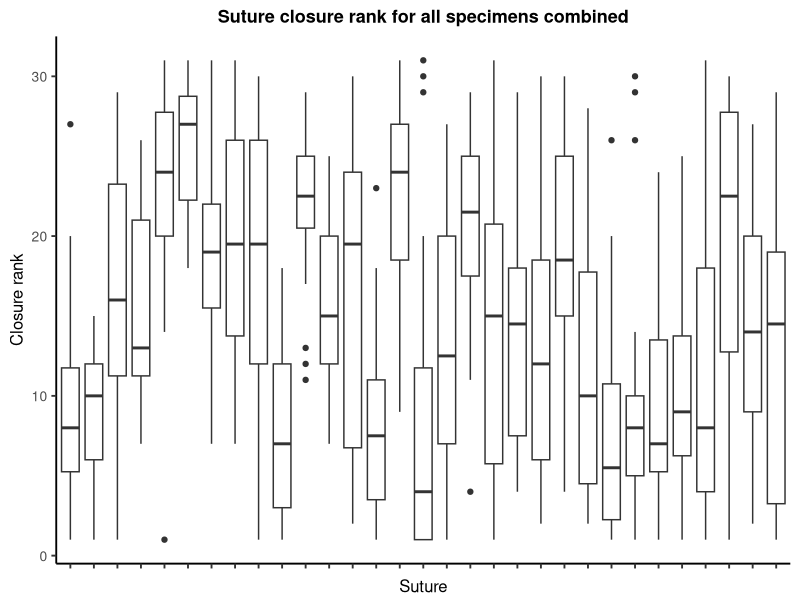
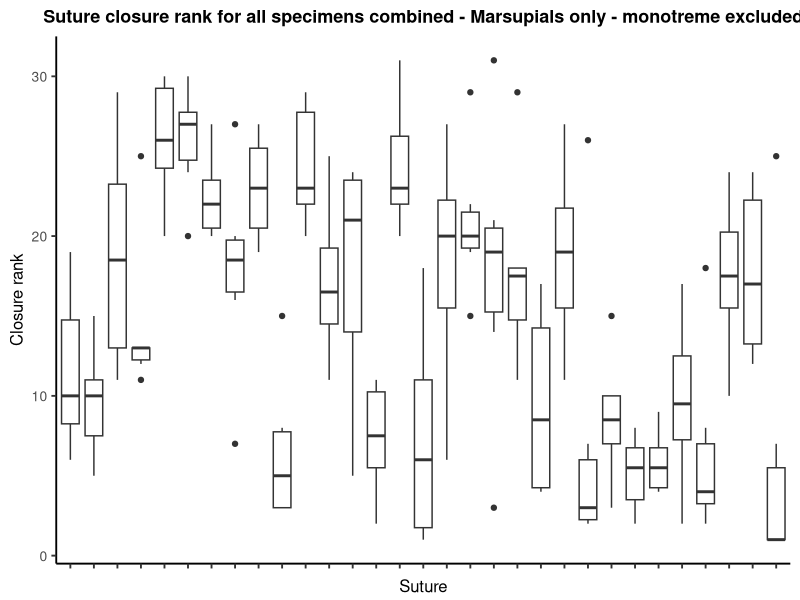
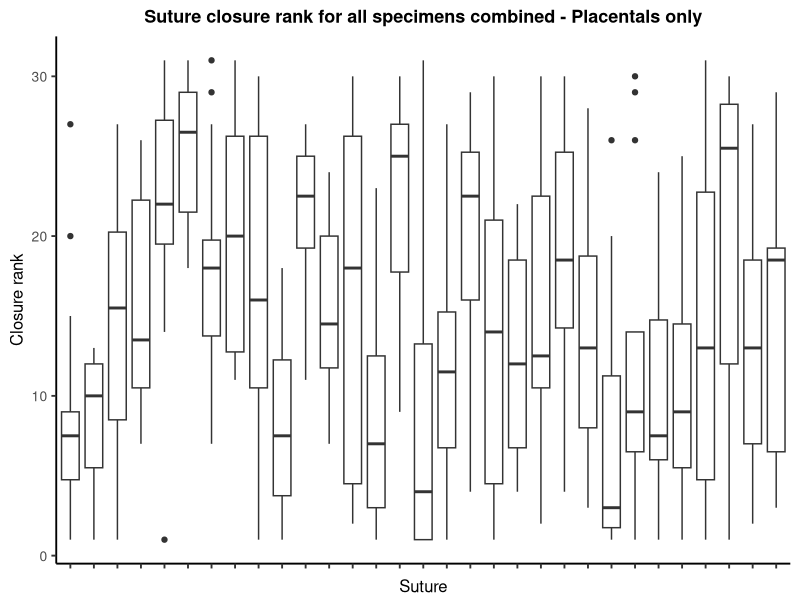
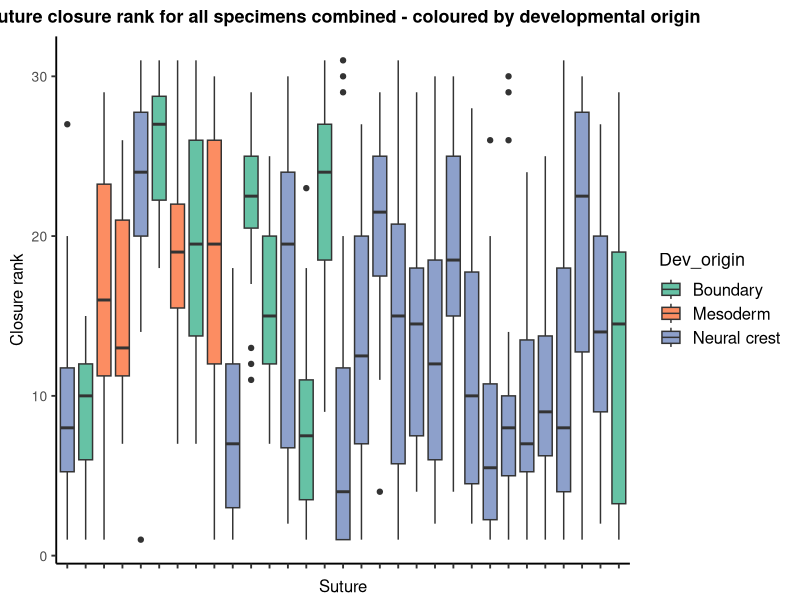

Reproduce these figures in R, in order.
# Title: Rank order analysis

# Name: Heather White

# Date created: 02/12/21

# Last modified: 25/10/22

# License: MIT license


# Rank order analysis - between species and compared with the Krogman order (Krogman, 1930)

#######################################################################################################

rm(list = ls())

library(tidyverse)
library(RColorBrewer)
library(ggplot2)
library(ggpubr)
library(ape)
library(nlme)
library(ggrepel)
library(broom)


#########################################################################################################

# STEP 1: Load and format the data


# Order the sutures based on the percentage of fusion (suture closure scores) calculated (as described in manuscript)
# Suture closure scores calculated in "suture_closure_scores.R" script
# Load this rank order data
rank <- read.csv("Data/rank_order_sutures.csv")

# Load the adult specimen info
adults_data <- read.csv("Data/suture_closure_status_adults.csv")

# Reorder and rename headings so they match the species names
rownames(rank) <- rank$X
rank <- rank %>% select(2:23)
colnames(rank) <- adults_data$Species


#########################################################################################################

# STEP 2: Species pairwise comparison in rank order closure - Kendall's tau


# Iteratively create two species pairs and pairwise Kendalls test on rank order of suture closure and save output data from comparison
PairwiseComparisons=list()
i=1
n=2
for (i in 1:22){ 
  for (h in n:22){ 
    if (i==length(adults_data$Species)){
      break
    }else
      SpeciesA <- adults_data$Species[i]
    SpeciesB <- adults_data$Species[h]
    toMatch <- c(SpeciesA, SpeciesB)
    filename <- paste(SpeciesA, SpeciesB, sep=" vs. ")
    cor_pairwise <-cor.test(rank[[SpeciesA]], rank[[SpeciesB]], method = "kendall", conf.level = .95)
    PairwiseComparisons[[filename]]<-cor_pairwise
  }
  n=n+1
}

# Create matrix and fill with values from pairwise comparisons
Pvalues = matrix (nrow = length(names(PairwiseComparisons)), 
                  ncol = length(c(paste("Kendall", names(PairwiseComparisons[[i]]$p.value[1]), sep = "_"), names(PairwiseComparisons[[i]]$estimate[1]))),
                  dimnames = list(c(names(PairwiseComparisons)), c(paste("Kendall", names(PairwiseComparisons[[i]]$p.value[2]), sep = "_"), names(PairwiseComparisons[[i]]$estimate[1])))
)

# Fills the matrix with all pairwise comparisons from PairwiseComparisons object using $aov.table
for (i in 1:length(names(PairwiseComparisons))){
  Pvalues[i,] <- rbind(as.numeric(paste(c(PairwiseComparisons[[i]]$p.value[1], PairwiseComparisons[[i]]$estimate[1]))))
}

# Save if necessary
#write.csv(Pvalues, "Pairwise_comparison_results_rank_order_suture_closure.csv")

########

# Perform Bonferroni correction to account for pairwise comparisons
# Create the empty matrix
CorrectedPvalues <- matrix(nrow = length(names(PairwiseComparisons)),
                           ncol = length(c("corrected Kendall p.value")),
                           dimnames = list(c(names(PairwiseComparisons)), c("corrected_Kendall_p.value"))
)

# Fill the matrix with the corrected p-values
CorrectedPvalues[,1] <- p.adjust(Pvalues[,1], method = "bonferroni", n = length(PairwiseComparisons))

# Save if necessary
#write.csv(CorrectedPvalues, "Pairwise_comparisons_corrected_pvalues_rank_order_suture_closure.csv")


#########################################################################################################

# STEP 3: Compare each species' pattern of fusion with the Krogman pattern - Kendall's tau


# Load the data
# Adults only
# SCS calculated by combining all sutures for each Krogman for an individual species
# Rank order is then calculated from this - see STEP 9 in "suture_closure_scores.R" script
rank_krog_adults <- read.csv("Data/rank_order_adults_Krogman_region.csv")

# Reorder and rename headings so they match the species names
krog_names <- c("Vault", 'Cranial base', "Circum-meatal", "Palate", "Facial", "Cranio-facial")
rank_krog_adults <- rank_krog_adults %>% select(2:24)
rownames(rank_krog_adults) <- krog_names

# Make sure species order is set the same as the data
species_adults <- c("Bettongia penicillata", "Bradypus tridactylus", "Sapajus apella",            
                    "Cyclopes didactylus", "Dasyprocta leporina", "Dasypus novemcinctus",
                    "Epomops franqueti", "Felis catus", "Macroscelides proboscideus",
                    "Phataginus tricuspis", "Microcebus murinus", "Monodelphis domestica",
                    "Mus musculus", "Ornithorhynchus anatinus", "Phacochoerus aethiopicus", 
                    "Phascolarctos cincereus", "Rattus rattus", "Setifer setosus",       
                    "Setonix brachyurus", "Sminthopsis macroura", "Talpa europaea",          
                    "Trichosaurus vulpecula", "Krogman pattern")
colnames(rank_krog_adults) <- species_adults
species_adults <- as.data.frame(species_adults)

# Iteratively create two species pattern with Krogman pattern using Kendalls test
PairwiseComparisons_krog_adults=list()
i=1
n=2
for (i in 1:23){ 
  for (h in n:23){ 
    if (i==length(species_adults$species_adults)){
      break
    }else
      SpeciesA <- species_adults$species_adults[i]
    SpeciesB <- species_adults$species_adults[h]
    toMatch <- c(SpeciesA, SpeciesB)
    filename <- paste(SpeciesA, SpeciesB, sep=" vs. ")
    cor_pairwise <-cor.test(rank_krog_adults[[SpeciesA]], rank_krog_adults[[SpeciesB]], method = "kendall", exact = F)
    PairwiseComparisons_krog_adults[[filename]]<-cor_pairwise
  }
  n=n+1
}

# Create matrix and fill with values from pairwise comparisons
# Fills the matrix with all pairwise comparisons from PairwiseComparisons object using $aov.table
Pvalues_krog_adults = matrix (nrow = length(names(PairwiseComparisons_krog_adults)), 
                              ncol = length(c(paste("Kendall", names(PairwiseComparisons_krog_adults[[i]]$p.value[1]), sep = "_"), names(PairwiseComparisons_krog_adults[[i]]$estimate[1]))),
                              dimnames = list(c(names(PairwiseComparisons_krog_adults)), c(paste("Kendall", names(PairwiseComparisons_krog_adults[[i]]$p.value[2]), sep = "_"), names(PairwiseComparisons_krog_adults[[i]]$estimate[1])))
)

for (i in 1:length(names(PairwiseComparisons_krog_adults))){
  Pvalues_krog_adults[i,] <- rbind(as.numeric(paste(c(PairwiseComparisons_krog_adults[[i]]$p.value[1], PairwiseComparisons_krog_adults[[i]]$estimate[1]))))
}

# No Bonferroni correction done here, as only individual species and Krogman pattern data is used
# Not iterative pairwise comparisons


#########################################################################################################

# STEP 4: Average rank order closure vs Krogman pattern - Kendall's tau


# Load the data
# Average across sutures in each Krogman region (adult specimens only) 
# Then averaged across all species, to calculate average closure and average rank order
average_adults <- read.csv("Data/average_adult_score_Krogman_rank.csv")
# Same as above but seperated for marsupials and placentals
marsupial_placental_pattern <- read.csv("Data/average_total_suture_closure_adults_marsupials_vs_placentals_Krogman.csv")


# Average total suture closure score for each Krogman region calculated across the adult only species
# This average score is ranked from 1-6 for the Krogman pattern 
# and compared using Kendall's tau to the Krogman pattern
average_adult_vs_Krogman_rank <-cor.test(average_adults$Adult_rank, average_adults$Krogman.rank, 
                                         method = "kendall", exact = F)
average_adult_vs_Krogman_rank


# Average total suture closure score is calculated across the adult only species for each Krogman region
# Divided into the marsupials as one group and the placentals as another
# This average score is ranked from 1-6 for the Krogman pattern 
# and compared using Kendall's tau to the Krogman pattern
# For both marsupials and placentals seperately
marsupial_adult_vs_Krogman_rank <- cor.test(marsupial_placental_pattern$Marsupials_adults_order, marsupial_placental_pattern$Krogman_order, method = "kendall", exact = F)
marsupial_adult_vs_Krogman_rank
placental_adult_vs_Krogman_rank <- cor.test(marsupial_placental_pattern$Placentals_adults_order, marsupial_placental_pattern$Krogman_order, method = "kendall", exact = F)
placental_adult_vs_Krogman_rank

# A significant p-value (p < 0.05) indicates a significant correlation with the Krogman pattern


#########################################################################################################

# STEP 5: Plot the order of suture fusion across all 31 sutures


# Load the data - order of suture fusion
# A .csv containing the order of fusion for each suture and for each species - with all specimens combined for each species
# Data below is reformatted from the data loaded in STEP 1
rank_box <- read.csv("Data/rank_order_sutures_boxplot.csv")

# Create a variable containing the suture names
suture_names <- rank$X

# Divide out the marsupials and placentals to make seperate box plots for each
marsupials_rank <- rank_box %>%
  filter(Species %in% c('Bettongia penicillata', 'Monodelphis domestica',
                        'Phascolarctos cincereus', 'Setonix brachyurus', 'Sminthopsis macroura', 
                        'Trichosaurus vulpecula'))
placentals_rank <- rank_box[!(rank_box$Species %in% marsupials_rank$Species),]

# Plot the box plot - ALL
# Suture name on x axis and closure rank (1-31) on the y-axis
# All specimens here
suture_rank_box <- ggplot(rank_box, aes(x=Suture_number, y=closure_rank))+ 
  geom_boxplot()+
  theme_classic(base_size = 14)+ 
  xlab("Suture")+ 
  ylab("Closure rank")+
  scale_x_discrete(labels = suture_names)+
  ggtitle("Suture closure rank for all specimens combined")+
  theme(plot.title = element_text(face = "bold", hjust = 0.5, size = 13), 
        axis.text.x =  element_text(angle = 90, size = 10, vjust = 0, hjust = 1), axis.text.y = element_text(size = 10),
        axis.title.x = element_text(vjust = -0.5, size = 12),  axis.title.y = element_text(hjust = 0.5, size = 12),
        legend.text = element_text(size = 12), legend.title = element_text(size = 13))
suture_rank_box

# Plot the box plot - MARSUPIALS
# Suture name on x axis and closure rank (1-31) on the y-axis
# Marsupials specimens only
suture_rank_box_marsupials <- ggplot(marsupials_rank, aes(x=Suture_number, y=closure_rank))+ 
  geom_boxplot()+
  theme_classic(base_size = 14)+ 
  xlab("Suture")+ 
  ylab("Closure rank")+
  scale_x_discrete(labels = suture_names)+
  ggtitle("Suture closure rank for all specimens combined - Marsupials only - monotreme excluded")+
  theme(plot.title = element_text(face = "bold", hjust = 0.5, size = 13), 
        axis.text.x =  element_text(angle = 90, size = 10, vjust = 0, hjust = 1), axis.text.y = element_text(size = 10),
        axis.title.x = element_text(vjust = -0.5, size = 12),  axis.title.y = element_text(hjust = 0.5, size = 12),
        legend.text = element_text(size = 12), legend.title = element_text(size = 13))
suture_rank_box_marsupials

# Plot the box plot - PLACENTALS
# Suture name on x axis and closure rank (1-31) on the y-axis
# Marsupials specimens only
suture_rank_box_placentals <- ggplot(placentals_rank, aes(x=Suture_number, y=closure_rank))+ 
  geom_boxplot()+
  theme_classic(base_size = 14)+ 
  xlab("Suture")+ 
  ylab("Closure rank")+
  scale_x_discrete(labels = suture_names)+
  ggtitle("Suture closure rank for all specimens combined - Placentals only")+
  theme(plot.title = element_text(face = "bold", hjust = 0.5, size = 13), 
        axis.text.x =  element_text(angle = 90, size = 10, vjust = 0, hjust = 1), axis.text.y = element_text(size = 10),
        axis.title.x = element_text(vjust = -0.5, size = 12),  axis.title.y = element_text(hjust = 0.5, size = 12),
        legend.text = element_text(size = 12), legend.title = element_text(size = 13))
suture_rank_box_placentals


#########################################################################################################

# STEP 6: Correlation between developmental origin and suture fusion


# Developmental origin = mesoderm, neural crest, boundary

# Plot box plot - coloured by developmental origin
# Suture name on x axis and closure rank (1-31) on the y-axis
# All specimens plotted here
suture_rank_box_dev <- ggplot(rank_box, aes(x=Suture_number, y=closure_rank, fill = Dev_origin))+ 
  geom_boxplot()+
  theme_classic(base_size = 14)+ 
  xlab("Suture")+ 
  ylab("Closure rank")+
  scale_x_discrete(labels = suture_names)+
  scale_fill_brewer(palette = "Set2")+
  ggtitle("Suture closure rank for all specimens combined - coloured by developmental origin")+
  theme(plot.title = element_text(face = "bold", hjust = 0.5, size = 13), 
        axis.text.x =  element_text(angle = 90, size = 10, vjust = 0, hjust = 1), axis.text.y = element_text(size = 10),
        axis.title.x = element_text(vjust = -0.5, size = 12),  axis.title.y = element_text(hjust = 0.5, size = 12),
        legend.text = element_text(size = 12), legend.title = element_text(size = 13))
suture_rank_box_dev

# Suture closure scores as calculated from "suture_closure_scores.R" code
all_suture_closure <- read.csv("Data/suture_closure_scores_all_specimens_dev_origin.csv")
adult_suture_closure <- read.csv("Data/suture_closure_scores_adults_dev_origin.csv")

# Correlation between closure score (%) and dev origin - all specimens combined
cor_dev_all <- lm(SCS ~ Dev_origin, data = all_suture_closure)
anova(cor_dev_all)

# Correlation between closure score (%) and dev origin - all adults combined
cor_dev_adults <- lm(SCS ~ Dev_origin, data = adult_suture_closure)
anova(cor_dev_adults)


### END ###
